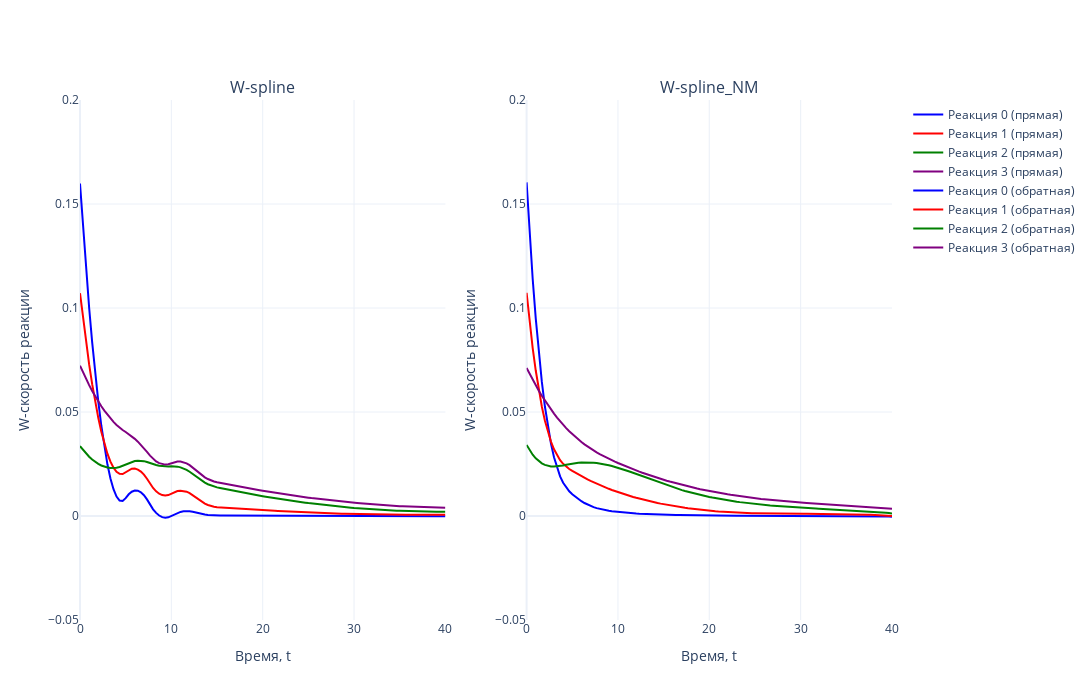

The cell this chart's notebook holds for it:
### Markdown cell above
W-скорости реакций предсказываются отрицательными. Они не должны быть отрицательными

### Code cell
colors = ['blue', 'red', 'green', 'purple']

# Создаем два подграфика (2 столбца, 1 строка)
fig = make_subplots(rows=1, cols=2, subplot_titles=['W-spline', 'W-spline_NM'])

# Первый график (прямая задача)
for i in range(N_REACTION):  
    fig.add_trace(go.Scatter(
        x=tsteps, 
        y=W_spline[i, :], 
        mode='lines', 
        name=f'Реакция {i} (прямая)',
        line=dict(color=colors[i % len(colors)])  # Применяем цвета циклично
    ), row=1, col=1)

# Второй график (обратная задача)
for i in range(N_REACTION):  
    fig.add_trace(go.Scatter(
        x=tsteps, 
        y=W_spline_NM[i, :], 
        mode='lines', 
        name=f'Реакция {i} (обратная)',
        line=dict(color=colors[i % len(colors)])  # Применяем цвета циклично
    ), row=1, col=2)

# Настройки общего макета
fig.update_layout(
    template='plotly_white',
    width=1400,  # Общая ширина холста
    height=700,  # Высота холста
    showlegend=True
)

# Ограничение оси Y
fig.update_yaxes(range=[-0.05, 0.2], title_text='W-скорость реакции', row=1, col=1)
fig.update_yaxes(range=[-0.05, 0.2], title_text='W-скорость реакции', row=1, col=2)

# Подписи оси X
fig.update_xaxes(title_text='Время, t', row=1, col=1)
fig.update_xaxes(title_text='Время, t', row=1, col=2)

# Отображение графика
fig.show()
